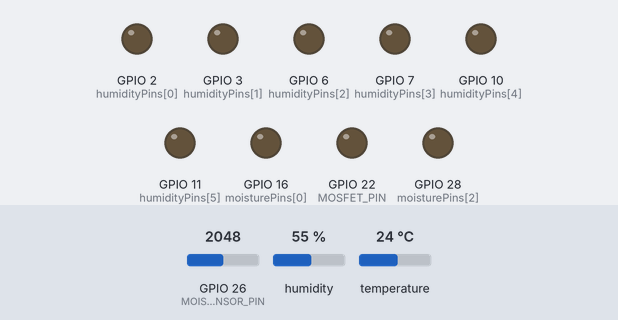
A sketch run on a simulated ESP32. On the bench: output pins drawn as LEDs (lit = HIGH). The test bench sets the inputs (shaded band); at power-on: GPIO 26 (MOISTURE_SENSOR_PIN) = 2048, humidity 55 %, temperature 24 °C. What the sketch prints to the serial monitor is not drawn.

Above: at 1.7 s.
1.8 s: GPIO 26 (MOISTURE_SENSOR_PIN) set to 1007
4.8 s: GPIO 26 (MOISTURE_SENSOR_PIN) set to 901
At 7.1 s:
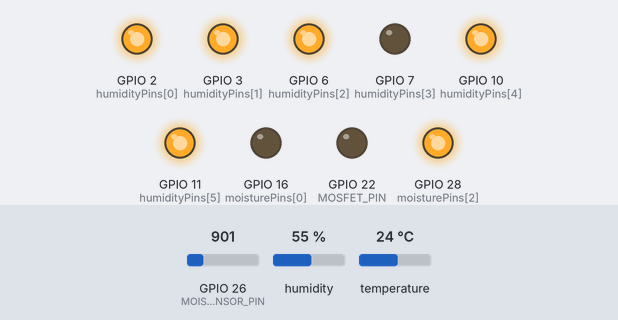
8.0 s: humidity set to 22 %
At 9.8 s:
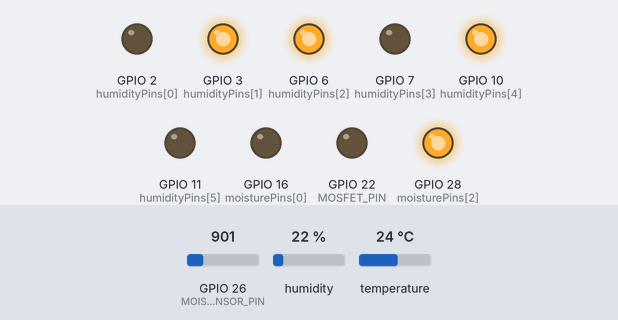
11.0 s: humidity set to 40 %
At 13.8 s:
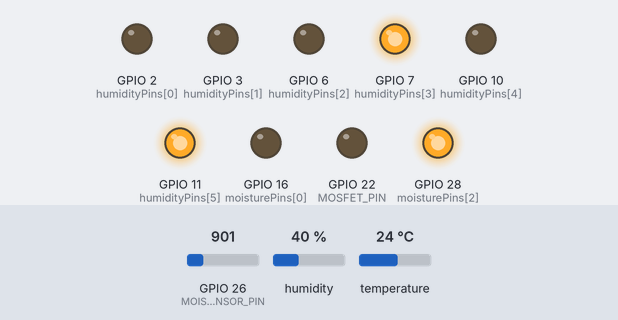
14.1 s: humidity set to 68 %
At 15.4 s:
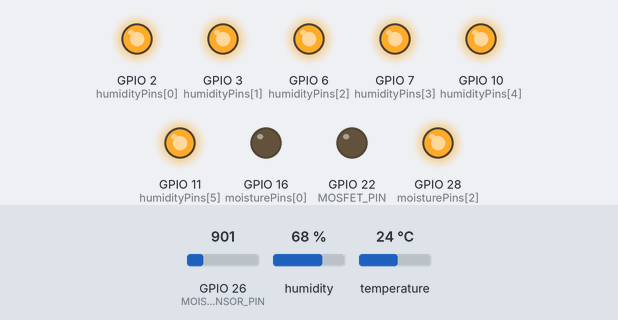
17.1 s: GPIO 26 (MOISTURE_SENSOR_PIN) set to 1068
At 19.6 s:
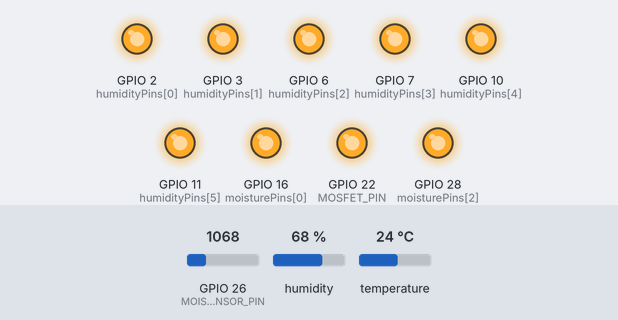
Timing chart, 0 to 21.1 s (numbered marks = the images above; inputs shaded):
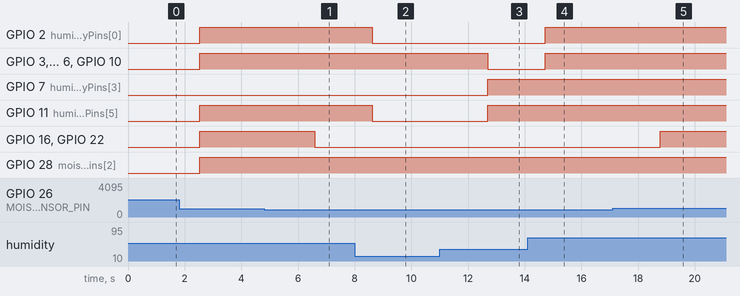

Measured:
- the behaviour switches between 955 and 954 on GPIO 26 (MOISTURE_SENSOR_PIN) (found by bisection; images 0 and 1)
- after the input at 4.8 s, GPIO 16 (moisturePins[0]), GPIO 22 (MOSFET_PIN): HIGH → LOW after 1.8 s
- after the input at 8.0 s, GPIO 2 (humidityPins[0]), GPIO 11 (humidityPins[5]): HIGH → LOW after 0.62 s
- after the input at 11.0 s, GPIO 3 (humidityPins[1]), GPIO 6 (humidityPins[2]), GPIO 10 (humidityPins[4]): HIGH → LOW after 1.7 s; GPIO 7 (humidityPins[3]), GPIO 11 (humidityPins[5]): LOW → HIGH after 1.7 s
- after the input at 14.1 s, GPIO 2 (humidityPins[0]), GPIO 3 (humidityPins[1]), GPIO 6 (humidityPins[2]), GPIO 10 (humidityPins[4]): LOW → HIGH after 0.62 s
- after the input at 17.1 s, GPIO 16 (moisturePins[0]), GPIO 22 (MOSFET_PIN): LOW → HIGH after 1.7 s

The sketch:

final_arduino_plant_watering.ino
```cpp
#include <Adafruit_Sensor.h>
#include <DHT.h>
#include <math.h> // isnan(), round()
#include <stdlib.h> // randomSeed()
#include <Arduino.h>

// --- Pin Definitions (Raspberry Pi Pico GP numbers) ---
#define MOSFET_PIN 22 // GP22 → HW‑042 MOSFET SIG (pump control)
#define DHTPIN 20 // GP20 → DHT11 data
#define DHTTYPE DHT11
#define MOISTURE_SENSOR_PIN 26 // GP26/A0 → Moisture sensor

// --- Binary‑output pins for DE10‑Lite (unchanged) ---
// Humidity: 6 bits (0–63) on GP2,3,6,7,10,11 (LSB→MSB)
const int humidityPins[] = {2, 3, 6, 7, 10, 11};
const int numHumidityPins = 6;
// Moisture: 3 bits (0–7) on GP16,27,28 (LSB→MSB)
const int moisturePins[] = {16, 27, 28};
const int numMoisturePins = 3;

// --- Configuration for scaling moisture ---
const int MAX_RAW_MOISTURE = 1028; // your observed full‑wet ADC reading

DHT dht(DHTPIN, DHTTYPE);

// Prototypes
void setBinaryOutput(int value, const int pins[], int n);
String intToBinaryStringLSBFirst(int value, int n);

void setup() {
Serial.begin(115200);
while (!Serial) delay(10);
delay(500);
Serial.println("--- Pico Sensor Hub Initializing ---");

// Init humidity output pins
for (int i = 0; i < numHumidityPins; i++) {
pinMode(humidityPins[i], OUTPUT);
digitalWrite(humidityPins[i], LOW);
}
// Init moisture output pins
for (int i = 0; i < numMoisturePins; i++) {
pinMode(moisturePins[i], OUTPUT);
digitalWrite(moisturePins[i], LOW);
}
// Seed RNG
pinMode(27, INPUT);
randomSeed(analogRead(27));
// Init DHT sensor
dht.begin();
// Init MOSFET pin (pump off)
pinMode(MOSFET_PIN, OUTPUT);
digitalWrite(MOSFET_PIN, LOW);

Serial.println("--- Initialization Complete ---");
}

void loop() {
delay(2000);

// --- Read sensors ---
float h = dht.readHumidity();
float t = dht.readTemperature();
uint16_t rawM = analogRead(MOISTURE_SENSOR_PIN);

if (isnan(h) || isnan(t)) {
Serial.println("DHT read failed!");
return;
}

// --- Process humidity (0–63) ---
int h_int = constrain((int)round(h), 0, 63);
String hb = intToBinaryStringLSBFirst(h_int, numHumidityPins);

// --- Process moisture (0–7) ---
float f = (float)rawM / MAX_RAW_MOISTURE * 7.0;
int m = constrain((int)round(f), 0, 7);
String mb = intToBinaryStringLSBFirst(m, numMoisturePins);

// --- Debug prints ---
Serial.printf(
"Humidity: raw=%.1f%% → scaled=%d → bin(LSB→MSB)=%s\n",
h, h_int, hb.c_str()
);
Serial.printf(
"Moisture: raw=%u → scaled=%d → bin(LSB→MSB)=%s\n",
rawM, m, mb.c_str()
);
Serial.printf("Temperature: %.1f°C\n\n", t);

// --- Drive DE10‑Lite binary lines ---
setBinaryOutput(h_int, humidityPins, numHumidityPins);
setBinaryOutput(m, moisturePins, numMoisturePins);

// --- Pump control: ON when moisture is 6 or 7 (dry) ---
if (m >= 7) {
digitalWrite(MOSFET_PIN, HIGH);
Serial.println("Pump ON (dry soil)");
} else {
digitalWrite(MOSFET_PIN, LOW);
Serial.println("Pump OFF (moist soil)");
}
}

// Write bits 0…n−1 of value out on pins[0…n−1]
void setBinaryOutput(int value, const int pins[], int n) {
for (int i = 0; i < n; i++) {
digitalWrite(pins[i], ((value >> i) & 1) ? HIGH : LOW);
}
}

// Build a String of bits LSB→MSB for debug printing
String intToBinaryStringLSBFirst(int value, int n) {
String s;
for (int i = 0; i < n; i++) {
s += ((value >> i) & 1) ? '1' : '0';
}
return s;
}
```
